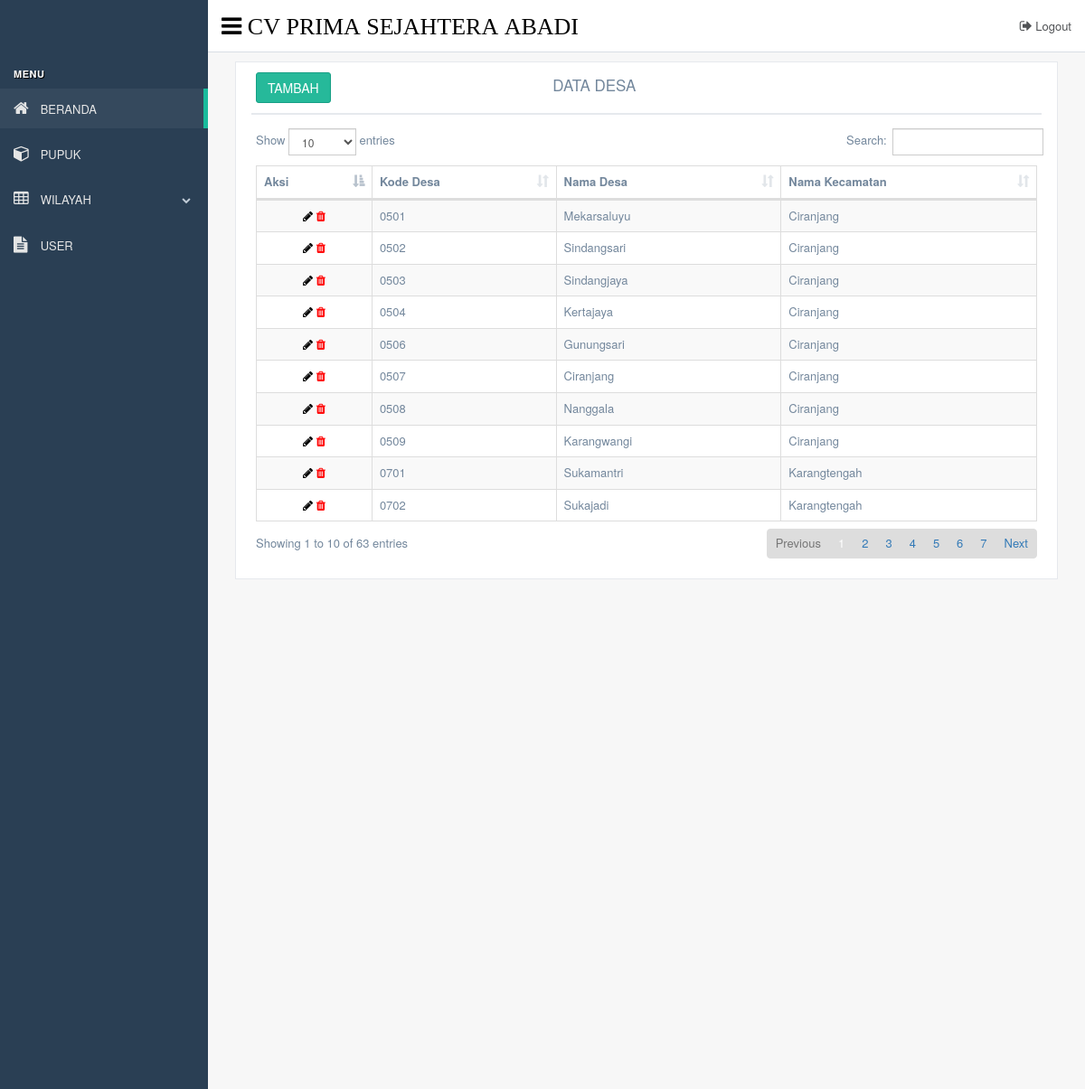
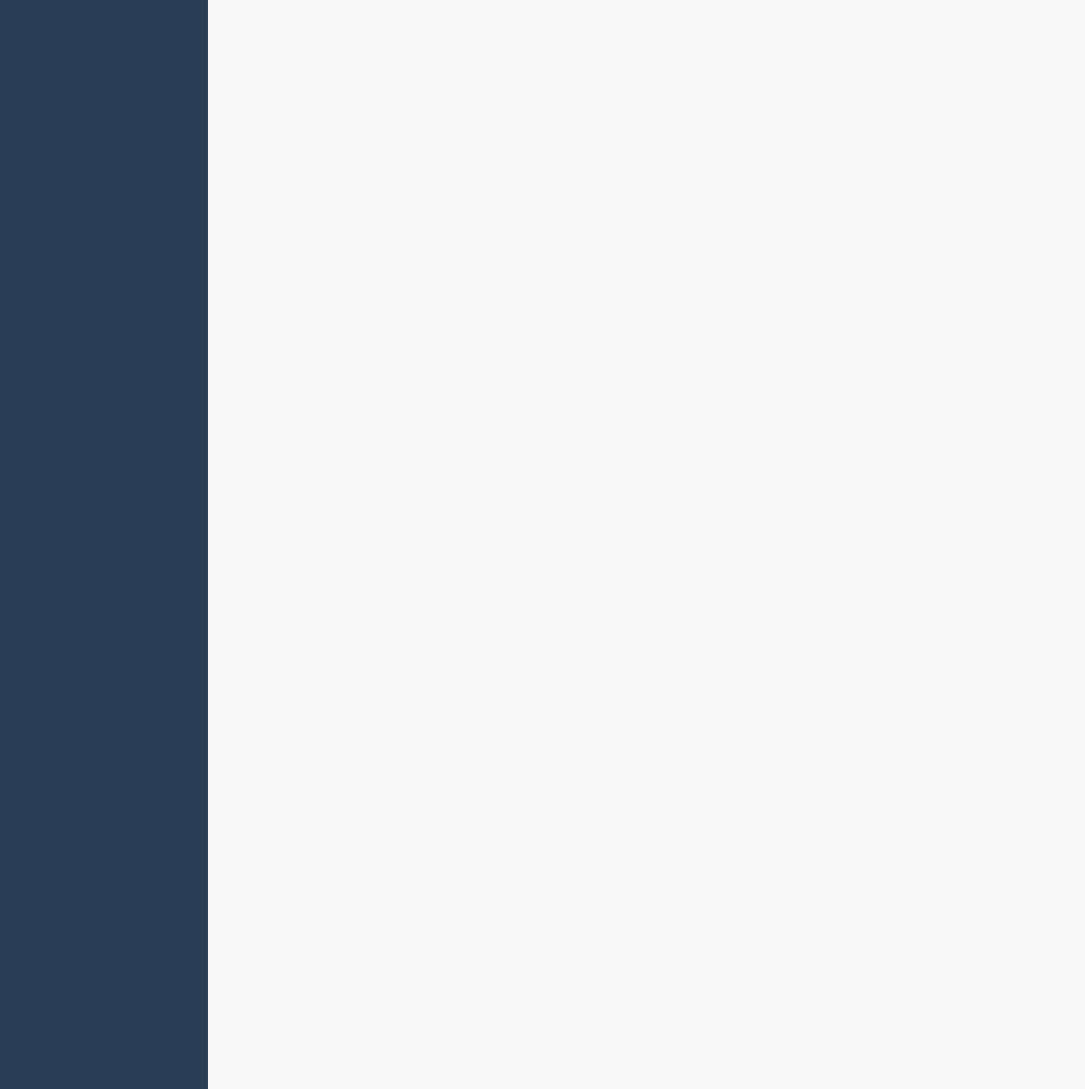
The app's page /index.php?page=list_desa (signed in) with its own data (2 pictures, top to bottom).
### tables this page shows
CREATE TABLE `tb_desa` (
  `kd_desa` varchar(5) NOT NULL,
  `nama_desa` varchar(25) NOT NULL,
  `polygon` mediumtext NOT NULL,
  `kd_kecamatan` varchar(5) NOT NULL,
  PRIMARY KEY (`kd_desa`),
  KEY `FK_Kd_Kecamatan` (`kd_kecamatan`),
  CONSTRAINT `FK_Kd_Kecamatan` FOREIGN KEY (`kd_kecamatan`) REFERENCES `tb_kecamatan` (`kd_kecamatan`) ON DELETE NO ACTION ON UPDATE CASCADE
);

CREATE TABLE `tb_kecamatan` (
  `kd_kecamatan` varchar(5) NOT NULL,
  `nama_kecamatan` varchar(50) NOT NULL,
  `polygon` mediumtext NOT NULL,
  PRIMARY KEY (`kd_kecamatan`)
);

### pengolahan_desa/list_desa.php (the view, shortened to what this page needs)
<?php
  include "lib/koneksi.php";
 ?>
<div class="col-md-12 col-sm-12 col-xs-12">
<div class="x_panel">
  <div class="x_title">
    <h2 class="nav navbar-right">DATA DESA</h2>
    <ul class="nav navbar-left_col ">
      <a type="button" class="btn btn-success waves-effect" href="index.php?page=tambah_desa">TAMBAH</a>
    </ul>
  </div>
  <div class="x_content">
    <table id="datatable-responsive" class="table table-striped table-bordered" cellspacing="0" width="100%">
      <thead>
          <tr>
              <th>Aksi</th>
              <th>Kode Desa</th>
              <th>Nama Desa</th>
              <th>Nama Kecamatan</th>
          </tr>
      </thead>
      <tbody>
          <?php
            $query = mysqli_query($koneksi,"SELECT
                                              tb_desa.kd_desa,
                                              tb_desa.nama_desa,
                                              tb_kecamatan.nama_kecamatan
                                              FROM
                                              tb_desa
                                              INNER JOIN tb_kecamatan ON tb_desa.kd_kecamatan = tb_kecamatan.kd_kecamatan");
            if ($query != null) {
            while ($result = mysqli_fetch_array($query)) {
             ?>
              <tr>
                <td align="center">
                  <a data-toggle="tooltip" title="UBAH DATA" href="index.php?page=edit_desa&id=<?php echo $result['kd_desa']; ?>">
                      <i class="fa fa-pencil"></i>
                  </a>
                  <a data-toggle="tooltip" title="HAPUS DATA" style="color : red;" href="pengolahan_desa/hapus_desa.php?page=hapus_desa&id=<?php echo $result['kd_desa'];?>"onclick="return confirm('Apakah yakin menghapus <?php echo $result['nama_desa'].' dari Desa'; ?> ?')">
                      <i class="fa fa-trash"></i>
                  </a>
                </td>
                <td>
                  <?php echo $result['kd_desa']; ?>
                </td>
                <td>
                  <?php echo $result['nama_desa']; ?>
                </td>
                <td>
                  <?php echo $result['nama_kecamatan']; ?>
                </td>
              </tr>
              <?php
                }
              } else {
                  echo "Data Kosong";
                }
               ?>
      </tbody>
    </table>
           </div>
            </div>
        </div>
    </div>
</div>

### index.php (shortened to what this page needs)
<!DOCTYPE html>
<html lang="en">
  <head>
    <link href="lib/vendors/bootstrap/dist/css/bootstrap.min.css" rel="stylesheet">
    <link href="lib/vendors/font-awesome/css/font-awesome.min.css" rel="stylesheet">
    <link href="lib/vendors/datatables.net-bs/css/dataTables.bootstrap.min.css" rel="stylesheet">
    <link href="lib/vendors/datatables.net-buttons-bs/css/buttons.bootstrap.min.css" rel="stylesheet">
    <link href="lib/vendors/datatables.net-responsive-bs/css/responsive.bootstrap.min.css" rel="stylesheet">
    <link href="lib/vendors/bootstrap-datepicker/css/bootstrap-datepicker3.min.css" rel="stylesheet">
    <link href="lib/leaflet/leaflet.css" rel="stylesheet"  />
    <link href="geocoder/Control.OSMGeocoder.css" rel="stylesheet"  />
    <link href="lib/build/css/custom.min.css" rel="stylesheet">
  </head>
  <body class="nav-md">
    <div class="container body">
      <div class="main_container">
        <div class="col-md-3 left_col">
          <div class="left_col scroll-view">
            <div class="navbar nav_title" align="center" style="border: 0;">
            </div>
            <br />
            <div id="sidebar-menu" class="main_menu_side hidden-print main_menu">
              <div class="menu_section">
                <h3>MENU</h3>
                <ul class="nav side-menu">
                  <li><a href="index.php"><i class="fa fa-home"></i> BERANDA </a></li>
                  <li><a href="index.php?page=list_pupuk"><i class=" 	fa fa-cube"></i> PUPUK </a></li>
                  <li><a><i class="fa fa-table"></i> WILAYAH <span class="fa fa-chevron-down"></span></a>
                  </li>
                  <li><a href="index.php?page=list_user"><i class="fa fa-file-text"></i> USER </a></li>
                </ul>
              </div>
            </div>
            <div class="sidebar-footer hidden-small">
            </div>
          </div>
        </div>
        <div class="top_nav">
          <div class="nav_menu">
            <nav>
              <div class="nav toggle">
                <a id="menu_toggle"><i class="fa fa-bars">&nbsp;CV&nbsp;PRIMA&nbsp;SEJAHTERA&nbsp;ABADI</i></a>
              </div>
              <ul class="nav navbar-nav navbar-right">
                <li><a href="logout.php"><i class="fa fa-sign-out"></i> Logout</a></li>
              </ul>
            </nav>
          </div>
        </div>
        <div class="right_col" role="main">
          <?php
        $page = (isset($_GET['page']))? $_GET['page'] : "main";
        switch ($page) {
            case 'list_desa': include "pengolahan_desa/list_desa.php"; break;
        }
     ?>
        </div>
  </body>
</html>

### records on screen
tb_desa: kd_desa "0501", nama_desa "Mekarsaluyu", kd_kecamatan.nama_kecamatan "Ciranjang"
tb_desa: kd_desa "0502", nama_desa "Sindangsari", kd_kecamatan.nama_kecamatan "Ciranjang"
tb_desa: kd_desa "0503", nama_desa "Sindangjaya", kd_kecamatan.nama_kecamatan "Ciranjang"
tb_desa: kd_desa "0504", nama_desa "Kertajaya", kd_kecamatan.nama_kecamatan "Ciranjang"
tb_desa: kd_desa "0506", nama_desa "Gunungsari", kd_kecamatan.nama_kecamatan "Ciranjang"
tb_desa: kd_desa "0507", nama_desa "Ciranjang", kd_kecamatan.nama_kecamatan "Ciranjang"
tb_desa: kd_desa "0508", nama_desa "Nanggala", kd_kecamatan.nama_kecamatan "Ciranjang"
tb_desa: kd_desa "0509", nama_desa "Karangwangi", kd_kecamatan.nama_kecamatan "Ciranjang"
tb_desa: kd_desa "0701", nama_desa "Sukamantri", kd_kecamatan.nama_kecamatan "Karangtengah"
tb_desa: kd_desa "0702", nama_desa "Sukajadi", kd_kecamatan.nama_kecamatan "Karangtengah"
